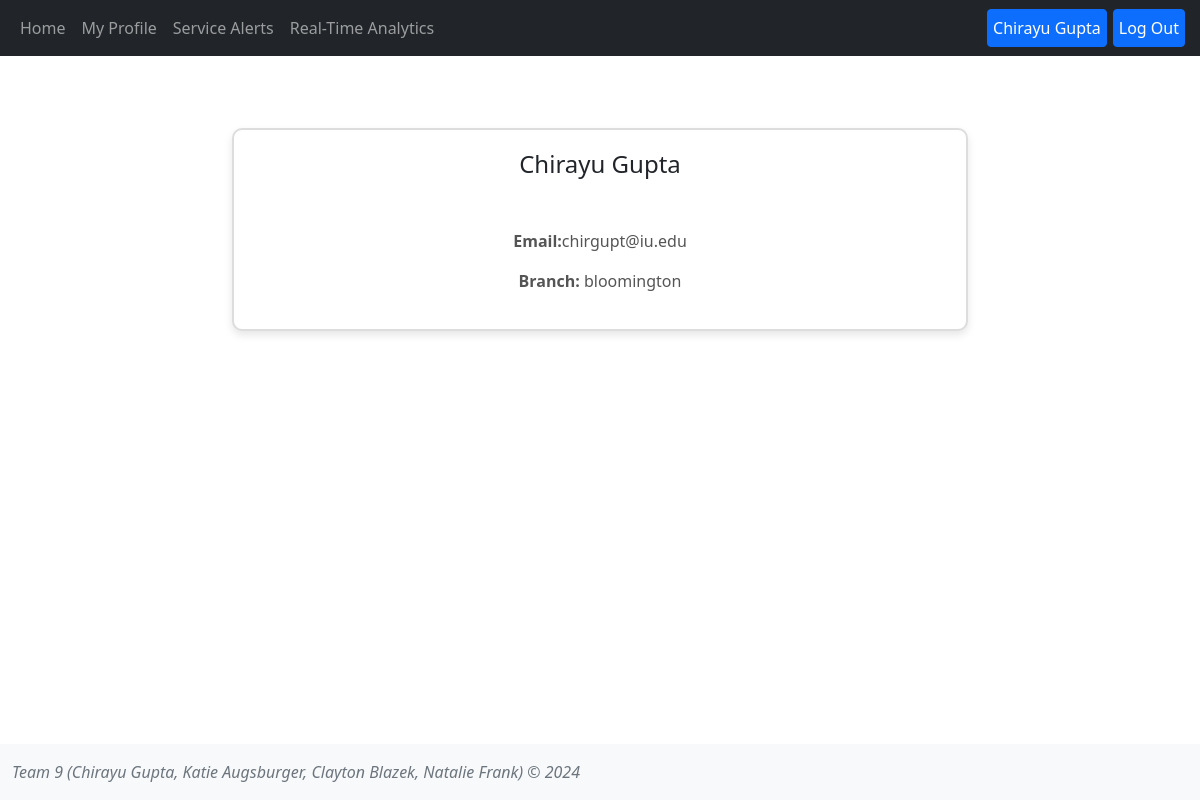
/profile (signed in), run on the app's committed database.
### tables this page shows
CREATE TABLE Users (user_id INTEGER PRIMARY KEY AUTOINCREMENT,username TEXT NOT NULL, name TEXT NOT NULL,email TEXT NOT NULL UNIQUE,password TEXT NOT NULL,profile_image TEXT,branch TEXT);

### app.py (the view)
@app.route('/profile')
def profile():
    user_id = session.get('user_id')
    user = User.getUserByID(user_id)
    return render_template('profile.html', user=user, user_id=user_id)

### users.py (called while the page is built)
    @classmethod
    def getAllUsers(cls):
        conn = sqlite3.connect(db_path)
        cursorObj = conn.cursor()
        cursorObj.execute('SELECT user_id, username, name, email, password, profile_image, branch FROM users;')
        allRows = cursorObj.fetchall()
        ListOfDictionaries = []
        for row in allRows:
            m = {"user_id": row[0], 'username':row[1],"name":row[2], 'email': row[3], 'password':row[4], 'profile_image':row[5], 'branch':row[6]}
            ListOfDictionaries.append(m)
        if conn:
            conn.close()
        return ListOfDictionaries

    @classmethod
    def getUserByID(cls, user_id):
        users = User.getAllUsers()
        for user in users:
            if user['user_id'] == user_id:
                return user

### templates/profile.html (shortened to what this page needs)
{% extends 'base.html' %}
{% block content%}
<main class="d-inline-flex p-5 align-items-end">
    <div class="container col-8">
        <div class="row">
            {% if user_id %}
            <div class="profile-card">
                <div class="profile-info">
                    <h2>{{user['name']}}</h2>
                <div class="container">
                    <div class="row">
                        <p> <b>Email:</b>{{user['email']}} </p>
                    </div>
                    <div class="row">
                        <p><b>Branch:</b> {{user['branch']}}</p>
                    </div>
                </div>
                </div>
            </div>
{% endif %}
{% endblock %}

### templates/base.html (shortened to what this page needs)
<!DOCTYPE html>
<html lang="en">
<head>
    <link rel="stylesheet" href="https://cdnjs.cloudflare.com/ajax/libs/font-awesome/5.15.4/css/all.min.css">
     <link href="{{url_for('static', filename='css/styles.css')}}" rel="stylesheet">
    <link href="https://cdn.jsdelivr.net/npm/bootstrap@5.1.1/dist/css/bootstrap.min.css" rel="stylesheet" />
    <header>
      <nav class="navbar navbar-expand-md navbar-dark fixed-top bg-dark">
        <div class="container-fluid">
          <div class="collapse navbar-collapse" id="navbarCollapse me-auto mb-2 mb-md-0">
            <ul class="nav navbar-nav">
              <li class="nav-item">
                <a class="nav-link" aria-current="page" href="{{url_for('index')}}">Home</a>
              </li>
              <li class="nav-item">
                <a class="nav-link "  href="{{url_for('profile')}}">My Profile</a>
              </li>
              {% if user_id %}
                <li class="nav-item">
                  <a class="nav-link" href="{{url_for('alerts')}}"> Service Alerts</a>
                </li>
                <li class="nav-item">
                  <a class="nav-link" href="{{url_for('analytics')}}"> Real-Time Analytics</a>
                </li>
              {% endif %}
            </ul>
            </div>
            <div class="collapse navbar-collapse">
              {%if user_id %}
              <ul class="nav navbar-nav ms-auto">
                {% if user['profile_image'] %}
                <li class="nav-item">
                  <a href="{{url_for('profile')}}"><img src="{{url_for('static', filename='images/'+user['profile_image'])}}" class="profile-image-b" style="position: relative;right:20px;"> </a>
                <li class="nav-item">
                  <a class="btn btn-primary" style='padding-left:5px !important;padding-right:5px !important;margin-left:3px !important;margin-right:3px !important;position:relative; top:5px;'href="{{url_for('logout')}}" onclick="return confirmLogout()"> Log Out</a>
                </li>
                  {% else %}
                <li class="nav-item">
                  <a class="btn btn-primary" style='padding-left:5px !important;padding-right:5px !important;margin-left:3px !important;margin-right:3px !important;' href="{{url_for('profile')}}"> {{user['name']}}</a>
                </li>
                <li class="nav-item">
                  <a class="btn btn-primary" style='padding-left:5px !important;padding-right:5px !important;margin-left:3px !important;margin-right:3px !important;position:relative;'href="{{url_for('logout')}}" onclick="return confirmLogout()"> Log Out</a>
                </li>
                {% endif %}
              </ul>
            {% endif %}
          </div>
          </div>
      </nav>
    </header>
</head>
<body class="d-flex flex-column">
        {% block content %} {% endblock %}
    <footer class="footer mt-auto py-3 bg-light fixed-bottom">
        <div class="container.b">
          <span class="text-muted"> <i>Team 9 (Chirayu Gupta, Katie Augsburger, Clayton Blazek, Natalie Frank) &copy; 2024 </i></span>
      </div>
      </footer>
</body>
</html>

### static/css/styles.css (style rules this page uses)
body { padding-bottom: 100px; padding-top: 30px; }
.profile-card { width: 300px; padding: 20px; border: 2px solid #ddd; border-radius: 10px; text-align: center; box-shadow: 0 4px 8px rgba(0, 0, 0, 0.1); background-color: #fff; margin: 50px auto; }
.profile-info h2 { font-size: 1.5rem; margin-bottom: 10px; }
.profile-info p { font-size: 1rem; color: #555; }
.container { margin-top:50px !important; }

### data on the page
Users: name "Chirayu Gupta", email "chirgupt@iu.edu", branch "bloomington"
